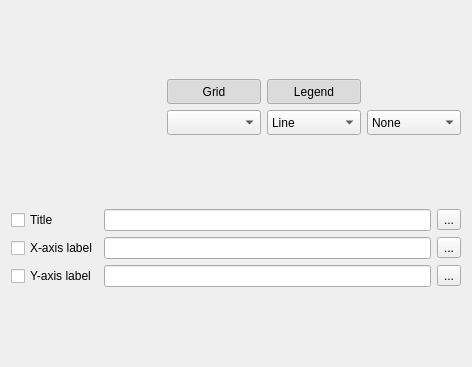
<?xml version="1.0" encoding="UTF-8"?>
<ui version="4.0">
 <class>qMRMLPlotViewControllerWidget</class>
 <widget class="ctkPopupWidget" name="qMRMLPlotViewControllerWidget">
  <property name="geometry">
   <rect>
    <x>0</x>
    <y>0</y>
    <width>472</width>
    <height>367</height>
   </rect>
  </property>
  <property name="windowTitle">
   <string>Plot View Controller</string>
  </property>
  <layout class="QGridLayout" name="gridLayout_2">
   <item row="1" column="0">
    <layout class="QGridLayout" name="contentLayout">
     <item row="2" column="0">
      <widget class="qMRMLNodeComboBox" name="plotChartComboBox">
       <property name="sizePolicy">
        <sizepolicy hsizetype="Preferred" vsizetype="Fixed">
         <horstretch>1</horstretch>
         <verstretch>1</verstretch>
        </sizepolicy>
       </property>
       <property name="minimumSize">
        <size>
         <width>150</width>
         <height>25</height>
        </size>
       </property>
       <property name="toolTip">
        <string>Select the PlotChartNode which handles the general Properties of the Plot and allow to select multiple PlotDataNodes.</string>
       </property>
       <property name="nodeTypes">
        <stringlist>
         <string>vtkMRMLPlotChartNode</string>
        </stringlist>
       </property>
       <property name="noneEnabled">
        <bool>true</bool>
       </property>
       <property name="addEnabled">
        <bool>true</bool>
       </property>
       <property name="removeEnabled">
        <bool>true</bool>
       </property>
       <property name="renameEnabled">
        <bool>true</bool>
       </property>
      </widget>
     </item>
     <item row="0" column="0">
      <layout class="QVBoxLayout" name="verticalLayout"/>
     </item>
     <item row="4" column="2">
      <widget class="QComboBox" name="plotTypeComboBox">
       <property name="sizePolicy">
        <sizepolicy hsizetype="Preferred" vsizetype="Fixed">
         <horstretch>1</horstretch>
         <verstretch>1</verstretch>
        </sizepolicy>
       </property>
       <property name="minimumSize">
        <size>
         <width>75</width>
         <height>25</height>
        </size>
       </property>
       <property name="toolTip">
        <string>This combobox allows to change the Type for all the active PlotDataNodes. If a value is chosen, all the PlotDataNodes referenced by the PlotChartNode will be updated with the new value. </string>
       </property>
       <property name="currentIndex">
        <number>0</number>
       </property>
       <item>
        <property name="text">
         <string>Line</string>
        </property>
       </item>
       <item>
        <property name="text">
         <string>Scatter</string>
        </property>
       </item>
       <item>
        <property name="text">
         <string>Bar</string>
        </property>
       </item>
      </widget>
     </item>
     <item row="4" column="0">
      <widget class="qMRMLCheckableNodeComboBox" name="plotDataComboBox">
       <property name="sizePolicy">
        <sizepolicy hsizetype="Preferred" vsizetype="Fixed">
         <horstretch>1</horstretch>
         <verstretch>1</verstretch>
        </sizepolicy>
       </property>
       <property name="minimumSize">
        <size>
         <width>150</width>
         <height>25</height>
        </size>
       </property>
       <property name="toolTip">
        <string>Add/Remove Plots from the current Plot Layout the plotData selected. The &quot;Default&quot; will apport any modification. The &quot;indexes&quot; values </string>
       </property>
       <property name="nodeTypes">
        <stringlist>
         <string>vtkMRMLPlotDataNode</string>
        </stringlist>
       </property>
       <property name="noneEnabled">
        <bool>false</bool>
       </property>
       <property name="addEnabled">
        <bool>true</bool>
       </property>
       <property name="removeEnabled">
        <bool>true</bool>
       </property>
       <property name="editEnabled">
        <bool>true</bool>
       </property>
       <property name="renameEnabled">
        <bool>true</bool>
       </property>
      </widget>
     </item>
     <item row="2" column="2">
      <widget class="QToolButton" name="showLegendToolButton">
       <property name="sizePolicy">
        <sizepolicy hsizetype="Preferred" vsizetype="Fixed">
         <horstretch>1</horstretch>
         <verstretch>1</verstretch>
        </sizepolicy>
       </property>
       <property name="minimumSize">
        <size>
         <width>75</width>
         <height>25</height>
        </size>
       </property>
       <property name="toolTip">
        <string>Show legend</string>
       </property>
       <property name="text">
        <string>Legend</string>
       </property>
       <property name="checkable">
        <bool>true</bool>
       </property>
       <property name="checked">
        <bool>true</bool>
       </property>
      </widget>
     </item>
     <item row="4" column="1">
      <widget class="QComboBox" name="xAxisComboBox">
       <property name="sizePolicy">
        <sizepolicy hsizetype="Preferred" vsizetype="Fixed">
         <horstretch>1</horstretch>
         <verstretch>1</verstretch>
        </sizepolicy>
       </property>
       <property name="minimumSize">
        <size>
         <width>75</width>
         <height>25</height>
        </size>
       </property>
       <property name="toolTip">
        <string>This combobox allows to change the X-Axis for all the active PlotDataNodes. If a value is chosen, all the PlotDataNodes referenced by the PlotChartNode will be updated with the new value. The value &quot;Indexes&quot; will use simple ordinal numbers 0, 1, 2, 3, ... as x coordinate values.</string>
       </property>
      </widget>
     </item>
     <item row="2" column="1">
      <widget class="QToolButton" name="showGridToolButton">
       <property name="sizePolicy">
        <sizepolicy hsizetype="Preferred" vsizetype="Fixed">
         <horstretch>1</horstretch>
         <verstretch>1</verstretch>
        </sizepolicy>
       </property>
       <property name="minimumSize">
        <size>
         <width>75</width>
         <height>25</height>
        </size>
       </property>
       <property name="toolTip">
        <string>Show grid</string>
       </property>
       <property name="text">
        <string>Grid</string>
       </property>
       <property name="checkable">
        <bool>true</bool>
       </property>
       <property name="checked">
        <bool>true</bool>
       </property>
      </widget>
     </item>
     <item row="4" column="3">
      <widget class="QComboBox" name="markersComboBox">
       <property name="sizePolicy">
        <sizepolicy hsizetype="Preferred" vsizetype="Fixed">
         <horstretch>1</horstretch>
         <verstretch>1</verstretch>
        </sizepolicy>
       </property>
       <property name="minimumSize">
        <size>
         <width>75</width>
         <height>25</height>
        </size>
       </property>
       <property name="toolTip">
        <string>This combobox allows to change the type of the markers for all the active PlotDataNodes. If a value is chosen, all the PlotDataNodes referenced by the PlotChartNode will be updated with the new value.</string>
       </property>
       <item>
        <property name="text">
         <string>None</string>
        </property>
       </item>
       <item>
        <property name="text">
         <string>Cross</string>
        </property>
       </item>
       <item>
        <property name="text">
         <string>Plus</string>
        </property>
       </item>
       <item>
        <property name="text">
         <string>Square</string>
        </property>
       </item>
       <item>
        <property name="text">
         <string>Circle</string>
        </property>
       </item>
       <item>
        <property name="text">
         <string>Diamond</string>
        </property>
       </item>
      </widget>
     </item>
    </layout>
   </item>
   <item row="2" column="0">
    <layout class="QGridLayout" name="labelsLayout">
     <item row="0" column="0">
      <widget class="QCheckBox" name="showTitleCheckBox">
       <property name="toolTip">
        <string>Show title</string>
       </property>
       <property name="text">
        <string>Title</string>
       </property>
      </widget>
     </item>
     <item row="1" column="0">
      <widget class="QCheckBox" name="showXAxisLabelCheckBox">
       <property name="toolTip">
        <string>Show the X-axis label</string>
       </property>
       <property name="text">
        <string>X-axis label</string>
       </property>
      </widget>
     </item>
     <item row="2" column="0">
      <widget class="QCheckBox" name="showYAxisLabelCheckBox">
       <property name="toolTip">
        <string>Show the Y-axis label</string>
       </property>
       <property name="text">
        <string>Y-axis label</string>
       </property>
      </widget>
     </item>
     <item row="0" column="1">
      <widget class="QLineEdit" name="titleLineEdit">
       <property name="enabled">
        <bool>true</bool>
       </property>
       <property name="toolTip">
        <string>Enter a title for the chart.</string>
       </property>
       <property name="text">
        <string/>
       </property>
       <property name="dragEnabled">
        <bool>false</bool>
       </property>
       <property name="readOnly">
        <bool>false</bool>
       </property>
      </widget>
     </item>
     <item row="1" column="1">
      <widget class="QLineEdit" name="xAxisLabelLineEdit">
       <property name="toolTip">
        <string>Enter a label for the X-axis.</string>
       </property>
       <property name="text">
        <string/>
       </property>
      </widget>
     </item>
     <item row="2" column="1">
      <widget class="QLineEdit" name="yAxisLabelLineEdit">
       <property name="toolTip">
        <string>Enter a label for the Y-axis.</string>
       </property>
       <property name="text">
        <string/>
       </property>
      </widget>
     </item>
     <item row="0" column="2">
      <widget class="QToolButton" name="editTitleButton">
       <property name="focusPolicy">
        <enum>Qt::ClickFocus</enum>
       </property>
       <property name="toolTip">
        <string>Edit the title</string>
       </property>
       <property name="text">
        <string>...</string>
       </property>
      </widget>
     </item>
     <item row="1" column="2">
      <widget class="QToolButton" name="editXAxisLabelButton">
       <property name="focusPolicy">
        <enum>Qt::ClickFocus</enum>
       </property>
       <property name="toolTip">
        <string>Edit the X-axis label</string>
       </property>
       <property name="text">
        <string>...</string>
       </property>
      </widget>
     </item>
     <item row="2" column="2">
      <widget class="QToolButton" name="editYAxisLabelButton">
       <property name="focusPolicy">
        <enum>Qt::ClickFocus</enum>
       </property>
       <property name="toolTip">
        <string>Edit the Y-axis label</string>
       </property>
       <property name="text">
        <string>...</string>
       </property>
      </widget>
     </item>
    </layout>
   </item>
  </layout>
  <action name="actionShow_Grid">
   <property name="checkable">
    <bool>true</bool>
   </property>
   <property name="text">
    <string>Grid</string>
   </property>
   <property name="toolTip">
    <string>Show grid</string>
   </property>
  </action>
  <action name="actionShow_Legend">
   <property name="checkable">
    <bool>true</bool>
   </property>
   <property name="text">
    <string>Legend</string>
   </property>
   <property name="toolTip">
    <string>Show legend</string>
   </property>
  </action>
  <action name="actionFit_to_window">
   <property name="icon">
    <iconset resource="../qMRMLWidgets.qrc">
     <normaloff>:/Icons/SlicesFitToWindow.png</normaloff>:/Icons/SlicesFitToWindow.png</iconset>
   </property>
   <property name="text">
    <string>Fit_to_window</string>
   </property>
   <property name="toolTip">
    <string>Adjust the Plot Viewer's field of view to match the extent of the Plot axes</string>
   </property>
  </action>
 </widget>
 <customwidgets>
  <customwidget>
   <class>qMRMLCheckableNodeComboBox</class>
   <extends>qMRMLNodeComboBox</extends>
   <header>qMRMLCheckableNodeComboBox.h</header>
   <container>1</container>
  </customwidget>
  <customwidget>
   <class>qMRMLNodeComboBox</class>
   <extends>QWidget</extends>
   <header>qMRMLNodeComboBox.h</header>
   <container>1</container>
  </customwidget>
  <customwidget>
   <class>ctkPopupWidget</class>
   <extends>QFrame</extends>
   <header>ctkPopupWidget.h</header>
   <container>1</container>
  </customwidget>
 </customwidgets>
 <resources>
  <include location="../qMRMLWidgets.qrc"/>
 </resources>
 <connections/>
</ui>
